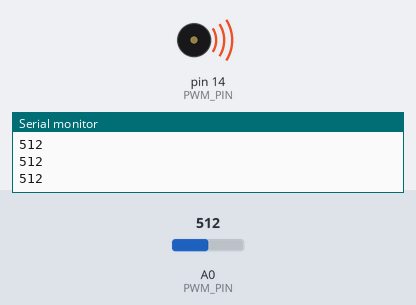
Bench run of a sketch on a simulated Arduino Uno, built with avr-gcc and run on an emulated ATmega328P. Parts: buzzer (waves = sounding), the last lines printed to the serial monitor. The inputs (shaded band) are chosen by the test bench; at power-on: A0 (PWM_PIN) = 512.

Above: at 1.2 s.
1.3 s: A0 (PWM_PIN) set to 488
At 2.4 s:
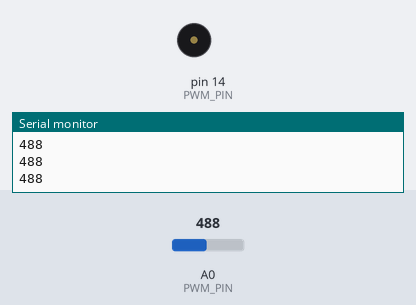
2.8 s: A0 (PWM_PIN) set to 510
At 3.9 s:
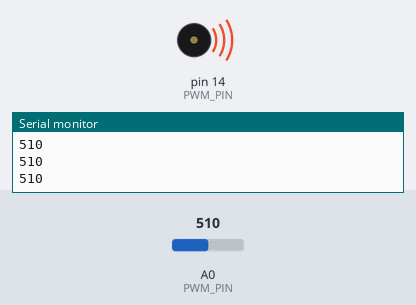
4.3 s: A0 (PWM_PIN) set to 490
At 5.4 s:
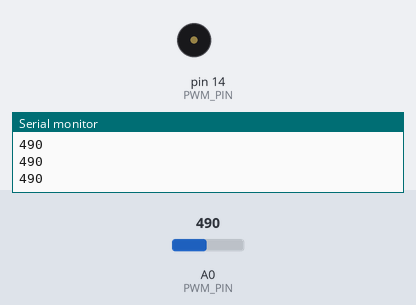
Timing chart, 0 to 7.3 s (numbered marks = the images above; inputs shaded):
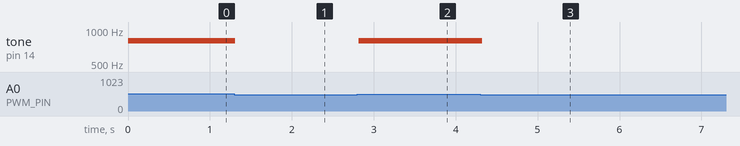

Measured:
- the behaviour switches between 501 and 500 on A0 (PWM_PIN) (found by bisection; images 0 and 1)
- after the input at 1.3 s, tone on pin 14 (PWM_PIN): 800 Hz → silent at once
- after the input at 2.8 s, tone on pin 14 (PWM_PIN): silent → 800 Hz at once
- after the input at 4.3 s, tone on pin 14 (PWM_PIN): 800 Hz → silent at once

The sketch:

esp8266_night-alarm.ino
```cpp
// Sounds alarm at night using LDR.

#define PWM_PIN 14
#define ANALOG_INPUT_PIN 0

// max val: 1024 - 10 bits

const int freq = 800;   // in Hz
const int nightThreshold = 500;

void setup() {
  pinMode(ANALOG_INPUT_PIN, INPUT);

  Serial.begin(9600);
}

void loop() {
  int inputVal = analogRead(ANALOG_INPUT_PIN);
  Serial.println(inputVal);
  if(inputVal > nightThreshold){
   tone(PWM_PIN, freq);
  }else{
    noTone(PWM_PIN);
  }
  delay(50);
}
```
